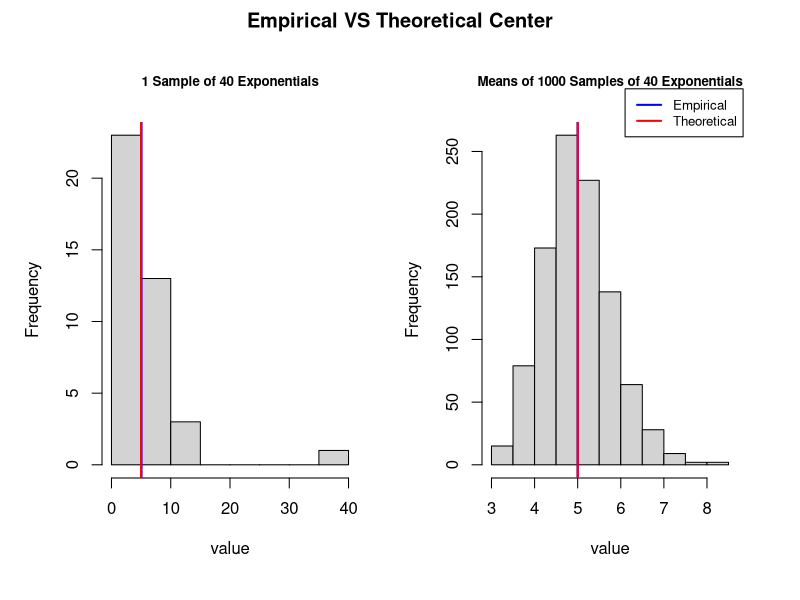
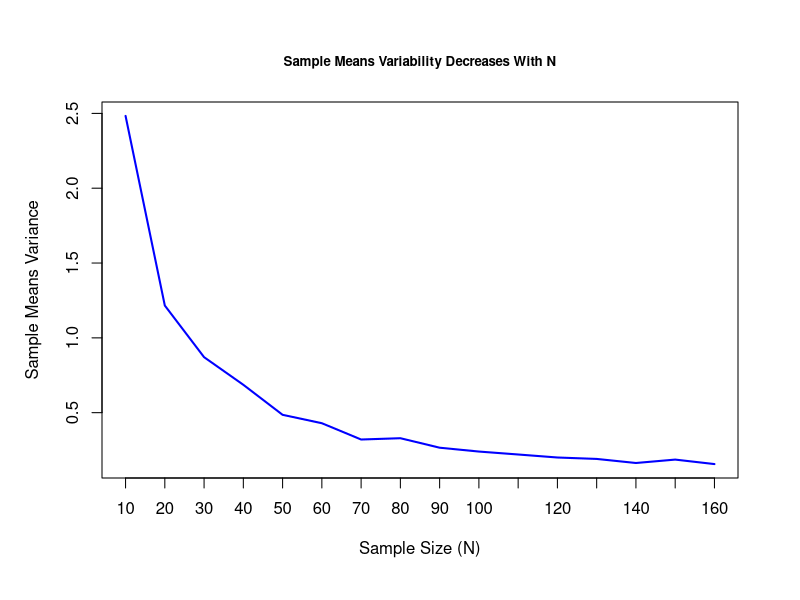
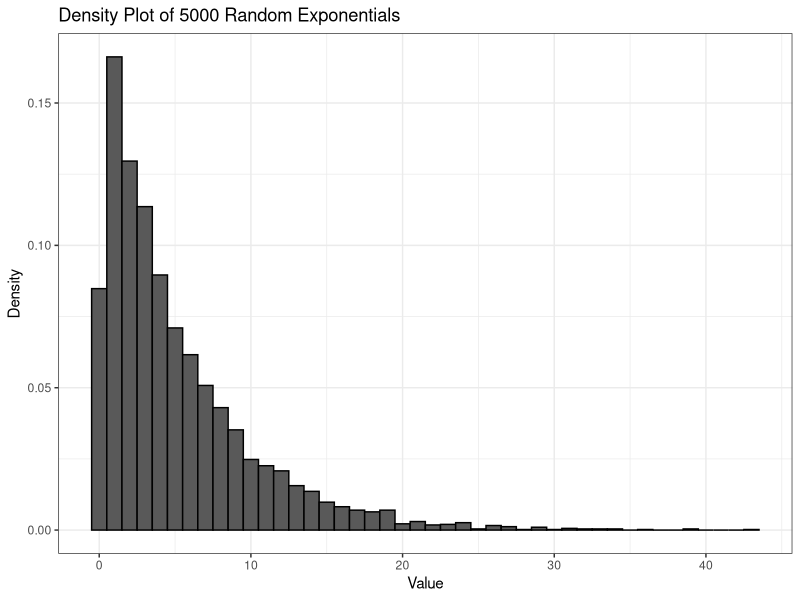
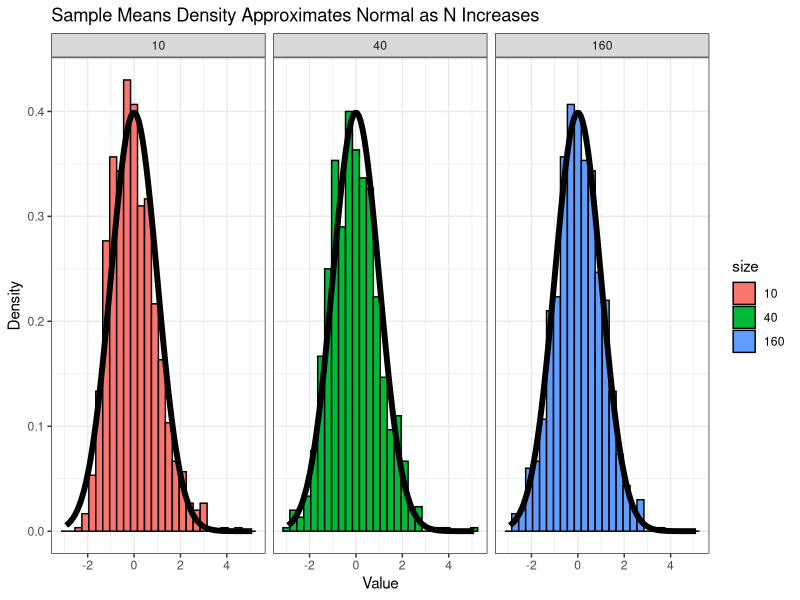

Recreate these plots in R, in order.
## ---- chunk 1

nosim <- 1000
lambda <- 0.2
expectedValue <- 1/lambda
standardDev <- 1/lambda

SampleMeans <-numeric()

for (i in 1:1000){
        aSample <- rexp(40,lambda)
        temp <- (mean(aSample))
        SampleMeans <- c(SampleMeans, temp)
}

## ---- chunk 2
#Show where the distribution is centered at and compare it to the theoretical center of the distribution.

oneSample <- rexp(40,lambda)

par(mfrow=c(1,2),oma=c(1,1,2,1), xpd=FALSE)
hist(oneSample,
     main="1 Sample of 40 Exponentials", cex.main=.8,
     xlab="value",
     col="lightgray")
abline(v=mean(oneSample),col="blue",lwd=2)
abline(v=expectedValue,col="red",lwd=2)
hist(SampleMeans,
     main="Means of 1000 Samples of 40 Exponentials", cex.main=.8,
     xlab="value",
     col="lightgray")
abline(v=mean(SampleMeans),col="blue",lwd=2)
abline(v=expectedValue,col="red",lwd=2)
title(main="Empirical VS Theoretical Center", outer=TRUE)
par(xpd=TRUE)
legend(6.1,300,
       c("Empirical","Theoretical"),
       lty=c(1,1),
       lwd=c(2,2),
       col=c("blue","red"),
       cex=.8)
## ---- chunk 3
SampleMeans2 <-numeric()

for (n in seq(from=10,to=160,by=10)){
    for (i in 1:1000){
        aSample <- rexp(n,lambda)
        temp <- (mean(aSample))
        SampleMeans2 <- c(SampleMeans2, temp)
    }
}

MatrixMeans <- matrix(SampleMeans2, nrow=1000,ncol=16)
## ---- chunk 4
#Show how variable it is and compare it to the theoretical variance of the distribution.
variances <- apply(MatrixMeans,2,var)
par(mfrow=c(1,1),oma=c(1,1,1,1), xpd=FALSE)
plot(variances,type="l", col="blue",lwd=2,
     xlab="Sample Size (N)",
     ylab="Sample Means Variance",
     main="Sample Means Variability Decreases With N",cex.main=.8,
     xaxt="n")
axis(1, at=1:16,labels=seq(10,160,by=10))
## ---- chunk 5
data.frame(Empirical=var(SampleMeans),Theoretical=((1/lambda)^2/40))
## ---- chunk 6
library(ggplot2)
dat0 <- data.frame(
    x = rexp(5000,lambda))
a <- ggplot(dat0, aes(x=x))+geom_histogram(binwidth=1,colour="black",aes(y= ..density.. ))
a <- a + 
    labs(x="Value",y="Density")+
    labs(title="Density Plot of 5000 Random Exponentials")+
    theme_bw()
print(a)
## ---- chunk 7
#Show that the distribution is approximately normal.
nosim <- 1000
cfunc <- function(x, n) sqrt(n) * (mean(x) - expectedValue) / standardDev #zero the mean and scale
dat <- data.frame(
    x = c(apply(matrix(MatrixMeans[,1]), 1, cfunc, 10),
          apply(matrix(MatrixMeans[,4]), 1, cfunc, 40),
          apply(matrix(MatrixMeans[,16]), 1, cfunc, 160)
    ),
    size = factor(rep(c(10, 40, 160), rep(nosim, 3))))
g <- ggplot(dat, aes(x = x, fill = size)) + geom_histogram(binwidth=.3,colour = "black", aes(y = ..density..)) 
g <- g + stat_function(fun = dnorm, size = 2)
g + facet_grid(. ~ size) + 
    labs(x="Value",y="Density")+
    labs(title="Sample Means Density Approximates Normal as N Increases")+
    theme_bw()
